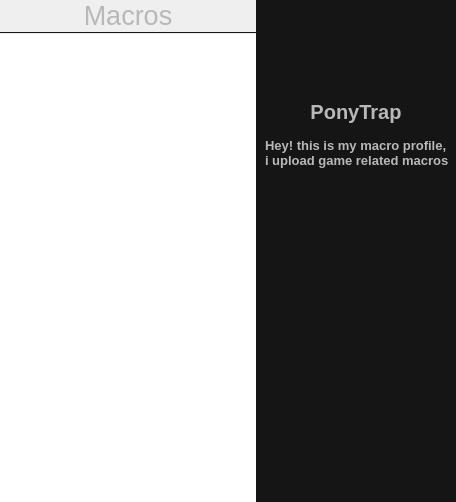
            <widget class="QWidget" name="macro_user_page">
             <layout class="QHBoxLayout" name="horizontalLayout_39">
              <property name="spacing">
               <number>0</number>
              </property>
              <property name="leftMargin">
               <number>0</number>
              </property>
              <property name="topMargin">
               <number>0</number>
              </property>
              <property name="rightMargin">
               <number>0</number>
              </property>
              <property name="bottomMargin">
               <number>0</number>
              </property>
              <item>
               <widget class="QFrame" name="frame_20">
                <property name="frameShape">
                 <enum>QFrame::NoFrame</enum>
                </property>
                <property name="frameShadow">
                 <enum>QFrame::Raised</enum>
                </property>
                <layout class="QVBoxLayout" name="verticalLayout_65">
                 <property name="spacing">
                  <number>0</number>
                 </property>
                 <property name="leftMargin">
                  <number>0</number>
                 </property>
                 <property name="topMargin">
                  <number>0</number>
                 </property>
                 <property name="rightMargin">
                  <number>0</number>
                 </property>
                 <property name="bottomMargin">
                  <number>0</number>
                 </property>
                 <item>
                  <widget class="QFrame" name="frame_53">
                   <property name="maximumSize">
                    <size>
                     <width>16777215</width>
                     <height>50</height>
                    </size>
                   </property>
                   <property name="frameShape">
                    <enum>QFrame::NoFrame</enum>
                   </property>
                   <property name="frameShadow">
                    <enum>QFrame::Raised</enum>
                   </property>
                   <layout class="QVBoxLayout" name="verticalLayout_66">
                    <property name="spacing">
                     <number>0</number>
                    </property>
                    <property name="leftMargin">
                     <number>0</number>
                    </property>
                    <property name="topMargin">
                     <number>0</number>
                    </property>
                    <property name="rightMargin">
                     <number>0</number>
                    </property>
                    <property name="bottomMargin">
                     <number>0</number>
                    </property>
                    <item>
                     <widget class="QLabel" name="label_29">
                      <property name="font">
                       <font>
                        <pointsize>20</pointsize>
                        <bold>false</bold>
                       </font>
                      </property>
                      <property name="styleSheet">
                       <string notr="true">color: rgb(184, 184, 184);</string>
                      </property>
                      <property name="text">
                       <string>Macros</string>
                      </property>
                      <property name="alignment">
                       <set>Qt::AlignCenter</set>
                      </property>
                     </widget>
                    </item>
                    <item>
                     <widget class="Line" name="line_3">
                      <property name="styleSheet">
                       <string notr="true">color: rgb(21, 21, 21);</string>
                      </property>
                      <property name="frameShadow">
                       <enum>QFrame::Plain</enum>
                      </property>
                      <property name="orientation">
                       <enum>Qt::Horizontal</enum>
                      </property>
                     </widget>
                    </item>
                   </layout>
                  </widget>
                 </item>
                 <item>
                  <widget class="QFrame" name="frame_54">
                   <property name="styleSheet">
                    <string notr="true">QScrollBar:vertical {
	 border:none;
		background: #323232;
		width:5px;
	margin:15px 0 15px 0;
	border-radius:0px;
    }
QScrollBar::handle:vertical {
	background-color: #222222;
        min-height:20px;
	border-radius:5px;
    }
QScrollBar::add-line:vertical {
        background-color: rgb(44, 44, 44);
     height: 0px;
     subcontrol-position: bottom;
    subcontrol-origin: margin;
    }
 QScrollBar::sub-line:vertical {
  background-color: rgb(44, 44, 44);
       height: 0 px;
       subcontrol-position: top;
       subcontrol-origin: margin;
    }
QScrollBar::up-arrow:vertical, QScrollBar::down-aroow:vertical{
	background:none;
}
QScrollBar::add-page:vertical, QScrollBar::sub-page:vertical{
	background:none;
}</string>
                   </property>
                   <property name="frameShape">
                    <enum>QFrame::NoFrame</enum>
                   </property>
                   <property name="frameShadow">
                    <enum>QFrame::Raised</enum>
                   </property>
                   <layout class="QVBoxLayout" name="verticalLayout_67">
                    <property name="spacing">
                     <number>0</number>
                    </property>
                    <property name="leftMargin">
                     <number>0</number>
                    </property>
                    <property name="topMargin">
                     <number>0</number>
                    </property>
                    <property name="rightMargin">
                     <number>0</number>
                    </property>
                    <property name="bottomMargin">
                     <number>0</number>
                    </property>
                    <item>
                     <widget class="QListWidget" name="user_macros">
                      <property name="focusPolicy">
                       <enum>Qt::NoFocus</enum>
                      </property>
                      <property name="layoutDirection">
                       <enum>Qt::LeftToRight</enum>
                      </property>
                      <property name="styleSheet">
                       <string notr="true">color: rgb(214, 214, 214);</string>
                      </property>
                      <property name="frameShape">
                       <enum>QFrame::NoFrame</enum>
                      </property>
                      <property name="horizontalScrollBarPolicy">
                       <enum>Qt::ScrollBarAlwaysOff</enum>
                      </property>
                      <property name="editTriggers">
                       <set>QAbstractItemView::NoEditTriggers</set>
                      </property>
                      <property name="showDropIndicator" stdset="0">
                       <bool>false</bool>
                      </property>
                      <property name="movement">
                       <enum>QListView::Static</enum>
                      </property>
                      <property name="flow">
                       <enum>QListView::LeftToRight</enum>
                      </property>
                      <property name="isWrapping" stdset="0">
                       <bool>true</bool>
                      </property>
                      <property name="resizeMode">
                       <enum>QListView::Adjust</enum>
                      </property>
                      <property name="spacing">
                       <number>10</number>
                      </property>
                     </widget>
                    </item>
                   </layout>
                  </widget>
                 </item>
                </layout>
               </widget>
              </item>
              <item>
               <widget class="QFrame" name="frame_47">
                <property name="maximumSize">
                 <size>
                  <width>200</width>
                  <height>16777215</height>
                 </size>
                </property>
                <property name="styleSheet">
                 <string notr="true">background-color: rgb(21, 21, 21);</string>
                </property>
                <property name="frameShape">
                 <enum>QFrame::NoFrame</enum>
                </property>
                <property name="frameShadow">
                 <enum>QFrame::Raised</enum>
                </property>
                <layout class="QVBoxLayout" name="verticalLayout_31">
                 <property name="spacing">
                  <number>0</number>
                 </property>
                 <property name="leftMargin">
                  <number>0</number>
                 </property>
                 <property name="topMargin">
                  <number>0</number>
                 </property>
                 <property name="rightMargin">
                  <number>0</number>
                 </property>
                 <property name="bottomMargin">
                  <number>0</number>
                 </property>
                 <item>
                  <widget class="QFrame" name="frame_51">
                   <property name="minimumSize">
                    <size>
                     <width>0</width>
                     <height>100</height>
                    </size>
                   </property>
                   <property name="frameShape">
                    <enum>QFrame::NoFrame</enum>
                   </property>
                   <property name="frameShadow">
                    <enum>QFrame::Raised</enum>
                   </property>
                   <layout class="QHBoxLayout" name="horizontalLayout_40">
                    <property name="spacing">
                     <number>0</number>
                    </property>
                    <property name="leftMargin">
                     <number>0</number>
                    </property>
                    <property name="topMargin">
                     <number>0</number>
                    </property>
                    <property name="rightMargin">
                     <number>0</number>
                    </property>
                    <property name="bottomMargin">
                     <number>0</number>
                    </property>
                    <item>
                     <spacer name="horizontalSpacer_18">
                      <property name="orientation">
                       <enum>Qt::Horizontal</enum>
                      </property>
                      <property name="sizeHint" stdset="0">
                       <size>
                        <width>57</width>
                        <height>20</height>
                       </size>
                      </property>
                     </spacer>
                    </item>
                    <item>
                     <widget class="QLabel" name="macro_profile_avatar">
                      <property name="minimumSize">
                       <size>
                        <width>80</width>
                        <height>80</height>
                       </size>
                      </property>
                      <property name="maximumSize">
                       <size>
                        <width>80</width>
                        <height>80</height>
                       </size>
                      </property>
                      <property name="styleSheet">
                       <string notr="true">border:0;</string>
                      </property>
                      <property name="frameShape">
                       <enum>QFrame::WinPanel</enum>
                      </property>
                      <property name="text">
                       <string/>
                      </property>
                      <property name="pixmap">
                       <pixmap>../../../Downloads/ezgif.com-gif-maker.gif</pixmap>
                      </property>
                      <property name="scaledContents">
                       <bool>true</bool>
                      </property>
                     </widget>
                    </item>
                    <item>
                     <spacer name="horizontalSpacer_19">
                      <property name="orientation">
                       <enum>Qt::Horizontal</enum>
                      </property>
                      <property name="sizeHint" stdset="0">
                       <size>
                        <width>57</width>
                        <height>20</height>
                       </size>
                      </property>
                     </spacer>
                    </item>
                   </layout>
                  </widget>
                 </item>
                 <item>
                  <widget class="QFrame" name="frame_52">
                   <property name="minimumSize">
                    <size>
                     <width>0</width>
                     <height>200</height>
                    </size>
                   </property>
                   <property name="frameShape">
                    <enum>QFrame::NoFrame</enum>
                   </property>
                   <property name="frameShadow">
                    <enum>QFrame::Raised</enum>
                   </property>
                   <layout class="QVBoxLayout" name="verticalLayout_64">
                    <property name="spacing">
                     <number>10</number>
                    </property>
                    <property name="leftMargin">
                     <number>0</number>
                    </property>
                    <property name="topMargin">
                     <number>0</number>
                    </property>
                    <property name="rightMargin">
                     <number>0</number>
                    </property>
                    <property name="bottomMargin">
                     <number>0</number>
                    </property>
                    <item>
                     <widget class="QLabel" name="macro_profile_name">
                      <property name="font">
                       <font>
                        <pointsize>15</pointsize>
                        <bold>true</bold>
                       </font>
                      </property>
                      <property name="styleSheet">
                       <string notr="true">color: rgb(184, 184, 184);</string>
                      </property>
                      <property name="text">
                       <string>PonyTrap</string>
                      </property>
                      <property name="alignment">
                       <set>Qt::AlignCenter</set>
                      </property>
                     </widget>
                    </item>
                    <item>
                     <widget class="QTextEdit" name="macro_profile_about">
                      <property name="minimumSize">
                       <size>
                        <width>0</width>
                        <height>0</height>
                       </size>
                      </property>
                      <property name="maximumSize">
                       <size>
                        <width>16777215</width>
                        <height>100</height>
                       </size>
                      </property>
                      <property name="font">
                       <font>
                        <pointsize>10</pointsize>
                        <bold>true</bold>
                       </font>
                      </property>
                      <property name="focusPolicy">
                       <enum>Qt::ClickFocus</enum>
                      </property>
                      <property name="layoutDirection">
                       <enum>Qt::LeftToRight</enum>
                      </property>
                      <property name="styleSheet">
                       <string notr="true">border-radius:2px;
background-color: rgb(21, 21, 21);
color: rgb(184, 184, 184);
padding-left:5px;</string>
                      </property>
                      <property name="frameShape">
                       <enum>QFrame::NoFrame</enum>
                      </property>
                      <property name="horizontalScrollBarPolicy">
                       <enum>Qt::ScrollBarAlwaysOff</enum>
                      </property>
                      <property name="readOnly">
                       <bool>true</bool>
                      </property>
                      <property name="html">
                       <string>&lt;!DOCTYPE HTML PUBLIC &quot;-//W3C//DTD HTML 4.0//EN&quot; &quot;http://www.w3.org/TR/REC-html40/strict.dtd&quot;&gt;
&lt;html&gt;&lt;head&gt;&lt;meta name=&quot;qrichtext&quot; content=&quot;1&quot; /&gt;&lt;meta charset=&quot;utf-8&quot; /&gt;&lt;style type=&quot;text/css&quot;&gt;
p, li { white-space: pre-wrap; }
hr { height: 1px; border-width: 0; }
li.unchecked::marker { content: &quot;\2610&quot;; }
li.checked::marker { content: &quot;\2612&quot;; }
&lt;/style&gt;&lt;/head&gt;&lt;body style=&quot; font-family:'Segoe UI'; font-size:10pt; font-weight:700; font-style:normal;&quot;&gt;
&lt;p style=&quot; margin-top:0px; margin-bottom:0px; margin-left:0px; margin-right:0px; -qt-block-indent:0; text-indent:0px;&quot;&gt;Hey! this is my macro profile, i upload game related macros&lt;/p&gt;&lt;/body&gt;&lt;/html&gt;</string>
                      </property>
                     </widget>
                    </item>
                    <item>
                     <spacer name="verticalSpacer_15">
                      <property name="orientation">
                       <enum>Qt::Vertical</enum>
                      </property>
                      <property name="sizeHint" stdset="0">
                       <size>
                        <width>20</width>
                        <height>40</height>
                       </size>
                      </property>
                     </spacer>
                    </item>
                   </layout>
                  </widget>
                 </item>
                 <item>
                  <spacer name="verticalSpacer_14">
                   <property name="orientation">
                    <enum>Qt::Vertical</enum>
                   </property>
                   <property name="sizeHint" stdset="0">
                    <size>
                     <width>20</width>
                     <height>202</height>
                    </size>
                   </property>
                  </spacer>
                 </item>
                </layout>
               </widget>
              </item>
             </layout>
            </widget>
